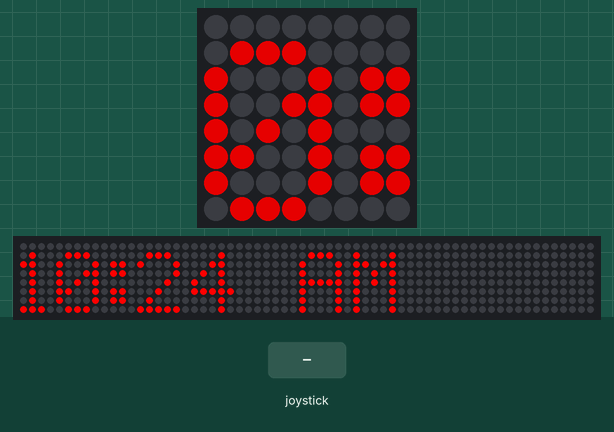
Bench run of a program on a simulated Raspberry Pi (BCM pin numbers) with a Sense HAT. On the bench: the Sense HAT's 8×8 RGB LED matrix, a strip that is not on the board, showing the scrolling text unrolled. The inputs (shaded band) are chosen by the test bench. Dim RGB values are drawn brighter than linear; the clock reads 2024-03-15 10:24:30 at power-on unless the program sets it; the 64×8 strip is a reading aid, not a part: it shows the text the matrix is scrolling, unrolled, one strip-width of it at a time.

Above: at 1.28 s.
1.3 s: joystick pushed left
3.1 s: joystick clicked
At 5.1 s:
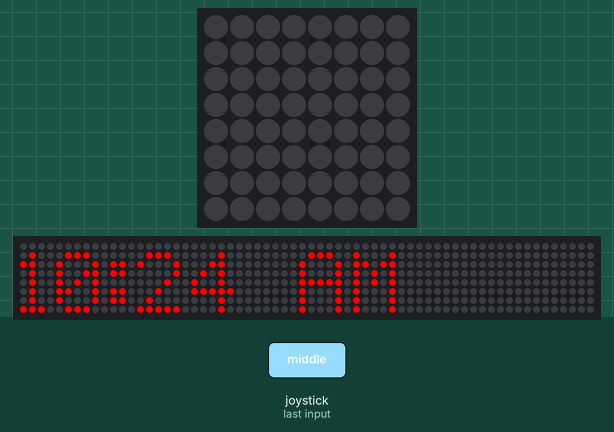
6.8 s: joystick pushed right
At 6.91 s:
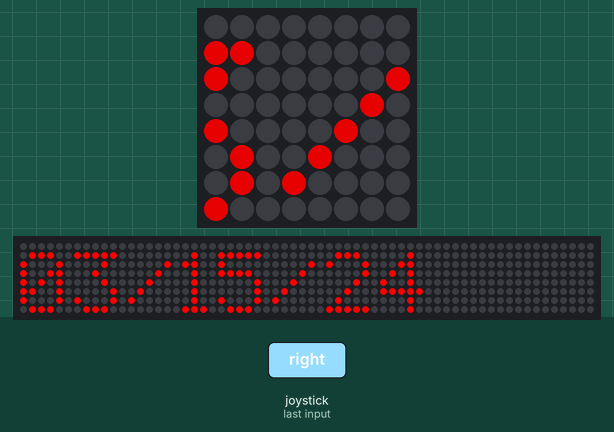
12.3 s: joystick clicked
17.7 s: joystick pushed left
At 26.45 s:
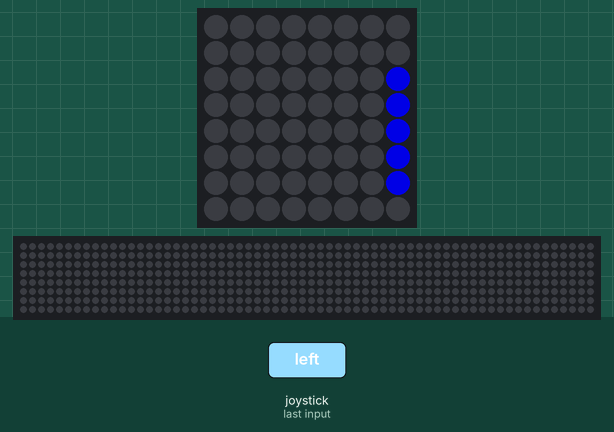

The program:

sensehat_time_display.py
```python
from sense_hat import SenseHat
import time
import datetime

s = SenseHat()
x = 0
s.set_rotation(180)
s.low_light = True
s_speed = 0.1

index = 0
visual = ['time', 'date']

red = [255,0,0]
green = [0,255,0]
blue = [0,0,255]

c_index = 0
color = [red, green, blue]

def update_screen(m, c):
	if m == 'time':
		now = datetime.datetime.now()
		s.show_message(now.strftime('%I:%M %p'), scroll_speed=s_speed, text_colour = c)
	elif m == 'date':
		now = datetime.datetime.now()
		s.show_message(now.strftime('%x'), scroll_speed=s_speed, text_colour = c)


try:
	while True:
		selection = False
		events = s.stick.get_events()
		for event in events:
			# Skip releases
			if event.action != "released":
				if event.direction == "left":
					index -= 1
					selection = True
				elif event.direction == "right":
					index += 1
					selection = True
				elif event.direction == "middle":
					c_index += 1
					selection = True
				if selection:
					current_mode = visual[index % 2]
					color_selected = color[c_index % 3]
					update_screen(current_mode, color_selected)

		if not selection:
			current_mode = visual[index % 2]
			color_selected = color[c_index % 3]
			update_screen(current_mode, color_selected)


except KeyboardInterrupt:
	s.clear()
	pass

'''
while True:
		now = datetime.datetime.now()
		s.show_message(now.strftime('%I:%M %p'), text_colour = [255,0,0])
		s.clear()
		x += 1
		time.sleep(.50)
'''
```

Measured:
- after the input at 17.7 s, the LEDs: first differ from a run without the input after 8.7 s (image 3)
